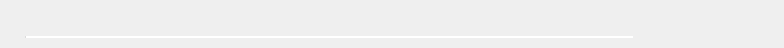
<?xml version="1.0" encoding="UTF-8"?>
<ui version="4.0">
 <class>TransferItem</class>
 <widget class="QWidget" name="TransferItem">
  <property name="geometry">
   <rect>
    <x>0</x>
    <y>0</y>
    <width>784</width>
    <height>48</height>
   </rect>
  </property>
  <property name="minimumSize">
   <size>
    <width>784</width>
    <height>48</height>
   </size>
  </property>
  <property name="maximumSize">
   <size>
    <width>784</width>
    <height>48</height>
   </size>
  </property>
  <property name="windowTitle">
   <string/>
  </property>
  <property name="autoFillBackground">
   <bool>true</bool>
  </property>
  <property name="styleSheet">
   <string notr="true">TransferItem
{
	background-color: transparent;
}
#pbTransfer, #pbTransferCompleted
{
	border: none;
}

#lTransferType , #lFileType, #lActionType, #lCancelTransfer, #lCompleted,
#lTransferTypeCompleted , #lFileTypeCompleted, #lActionTypeCompleted, #lCancelTransferCompleted, #lCompleted
{
	border: none;
}
#lTransferName, #lTransferNameCompleted
{
  font-family: &quot;Lato&quot;;
  font-size: 14px;
  font-weight: 400;
  color: #333333;
}
#lTotal, #lTotalCompleted
{
  font-family: &quot;Lato&quot;;
  font-size: 11px;
  font-weight: 400;
  color: #333333;
}
#lSpeed
{
  font-family: &quot;Lato&quot;;
  font-size: 11px;
  font-weight: 400;
  color: #aaaaaa;
}

#lRemainingTimeCompleted
{
   font: &quot;Lato&quot;;
   font-size: 10px;
   font-weight: normal;
   color: #333333;
}

</string>
  </property>
  <layout class="QHBoxLayout" name="horizontalLayout_2">
   <property name="spacing">
    <number>0</number>
   </property>
   <property name="leftMargin">
    <number>0</number>
   </property>
   <property name="topMargin">
    <number>0</number>
   </property>
   <property name="rightMargin">
    <number>0</number>
   </property>
   <property name="bottomMargin">
    <number>0</number>
   </property>
   <item>
    <widget class="QStackedWidget" name="sTransferState">
     <property name="minimumSize">
      <size>
       <width>784</width>
       <height>48</height>
      </size>
     </property>
     <property name="maximumSize">
      <size>
       <width>784</width>
       <height>48</height>
      </size>
     </property>
     <property name="currentIndex">
      <number>0</number>
     </property>
     <widget class="QWidget" name="stateActive">
      <property name="minimumSize">
       <size>
        <width>784</width>
        <height>0</height>
       </size>
      </property>
      <property name="maximumSize">
       <size>
        <width>784</width>
        <height>16777215</height>
       </size>
      </property>
      <layout class="QHBoxLayout" name="horizontalLayout_3">
       <property name="spacing">
        <number>0</number>
       </property>
       <property name="leftMargin">
        <number>25</number>
       </property>
       <property name="topMargin">
        <number>0</number>
       </property>
       <property name="rightMargin">
        <number>0</number>
       </property>
       <property name="bottomMargin">
        <number>0</number>
       </property>
       <item>
        <widget class="QWidget" name="wContainerLeft" native="true">
         <property name="minimumSize">
          <size>
           <width>608</width>
           <height>48</height>
          </size>
         </property>
         <property name="maximumSize">
          <size>
           <width>608</width>
           <height>48</height>
          </size>
         </property>
         <layout class="QVBoxLayout" name="verticalLayout">
          <property name="spacing">
           <number>0</number>
          </property>
          <property name="leftMargin">
           <number>0</number>
          </property>
          <property name="topMargin">
           <number>0</number>
          </property>
          <property name="rightMargin">
           <number>0</number>
          </property>
          <property name="bottomMargin">
           <number>10</number>
          </property>
          <item>
           <widget class="QWidget" name="widget" native="true">
            <property name="minimumSize">
             <size>
              <width>608</width>
              <height>0</height>
             </size>
            </property>
            <property name="maximumSize">
             <size>
              <width>608</width>
              <height>16777215</height>
             </size>
            </property>
            <property name="styleSheet">
             <string notr="true">padding-left: -2px;
padding-top: 1px;</string>
            </property>
            <layout class="QHBoxLayout" name="horizontalLayout">
             <property name="spacing">
              <number>2</number>
             </property>
             <property name="leftMargin">
              <number>0</number>
             </property>
             <property name="topMargin">
              <number>0</number>
             </property>
             <property name="rightMargin">
              <number>0</number>
             </property>
             <property name="bottomMargin">
              <number>0</number>
             </property>
             <item>
              <widget class="QPushButton" name="lTransferType">
               <property name="styleSheet">
                <string notr="true"/>
               </property>
               <property name="text">
                <string/>
               </property>
               <property name="iconSize">
                <size>
                 <width>12</width>
                 <height>12</height>
                </size>
               </property>
              </widget>
             </item>
             <item>
              <widget class="QPushButton" name="lFileType">
               <property name="text">
                <string/>
               </property>
               <property name="iconSize">
                <size>
                 <width>20</width>
                 <height>22</height>
                </size>
               </property>
              </widget>
             </item>
             <item>
              <widget class="QLabel" name="lTransferName">
               <property name="minimumSize">
                <size>
                 <width>315</width>
                 <height>0</height>
                </size>
               </property>
               <property name="maximumSize">
                <size>
                 <width>16777215</width>
                 <height>16777215</height>
                </size>
               </property>
               <property name="styleSheet">
                <string notr="true">padding-left: 0px;</string>
               </property>
               <property name="text">
                <string notr="true"/>
               </property>
              </widget>
             </item>
             <item>
              <spacer name="horizontalSpacer">
               <property name="orientation">
                <enum>Qt::Horizontal</enum>
               </property>
               <property name="sizeHint" stdset="0">
                <size>
                 <width>10</width>
                 <height>16</height>
                </size>
               </property>
              </spacer>
             </item>
             <item>
              <widget class="QLabel" name="lTotal">
               <property name="minimumSize">
                <size>
                 <width>150</width>
                 <height>0</height>
                </size>
               </property>
               <property name="maximumSize">
                <size>
                 <width>150</width>
                 <height>16777215</height>
                </size>
               </property>
               <property name="styleSheet">
                <string notr="true"/>
               </property>
               <property name="text">
                <string notr="true"/>
               </property>
               <property name="alignment">
                <set>Qt::AlignRight|Qt::AlignTrailing|Qt::AlignVCenter</set>
               </property>
              </widget>
             </item>
             <item>
              <widget class="QLabel" name="lSpeed">
               <property name="minimumSize">
                <size>
                 <width>84</width>
                 <height>0</height>
                </size>
               </property>
               <property name="maximumSize">
                <size>
                 <width>84</width>
                 <height>16777215</height>
                </size>
               </property>
               <property name="styleSheet">
                <string notr="true">padding-right: -2px;</string>
               </property>
               <property name="text">
                <string notr="true"/>
               </property>
               <property name="alignment">
                <set>Qt::AlignRight|Qt::AlignTrailing|Qt::AlignVCenter</set>
               </property>
              </widget>
             </item>
            </layout>
           </widget>
          </item>
          <item>
           <widget class="QProgressBar" name="pbTransfer">
            <property name="minimumSize">
             <size>
              <width>0</width>
              <height>2</height>
             </size>
            </property>
            <property name="maximumSize">
             <size>
              <width>16777215</width>
              <height>2</height>
             </size>
            </property>
            <property name="styleSheet">
             <string notr="true"/>
            </property>
            <property name="maximum">
             <number>1000</number>
            </property>
            <property name="value">
             <number>0</number>
            </property>
            <property name="invertedAppearance">
             <bool>false</bool>
            </property>
            <property name="format">
             <string/>
            </property>
           </widget>
          </item>
         </layout>
        </widget>
       </item>
       <item>
        <widget class="QWidget" name="wContainerRight" native="true">
         <layout class="QHBoxLayout" name="horizontalLayout_7">
          <property name="spacing">
           <number>0</number>
          </property>
          <property name="leftMargin">
           <number>5</number>
          </property>
          <property name="topMargin">
           <number>0</number>
          </property>
          <property name="rightMargin">
           <number>0</number>
          </property>
          <property name="bottomMargin">
           <number>0</number>
          </property>
          <item>
           <widget class="QLabel" name="lActionType">
            <property name="minimumSize">
             <size>
              <width>32</width>
              <height>32</height>
             </size>
            </property>
            <property name="maximumSize">
             <size>
              <width>32</width>
              <height>32</height>
             </size>
            </property>
            <property name="text">
             <string/>
            </property>
            <property name="pixmap">
             <pixmap resource="../Resources_linux.qrc">:/images/cloud_item_ico.png</pixmap>
            </property>
           </widget>
          </item>
          <item>
           <widget class="QLabel" name="lRemainingTime">
            <property name="minimumSize">
             <size>
              <width>70</width>
              <height>0</height>
             </size>
            </property>
            <property name="maximumSize">
             <size>
              <width>70</width>
              <height>16777215</height>
             </size>
            </property>
            <property name="text">
             <string notr="true"/>
            </property>
           </widget>
          </item>
          <item>
           <widget class="QPushButton" name="lCancelTransfer">
            <property name="minimumSize">
             <size>
              <width>12</width>
              <height>12</height>
             </size>
            </property>
            <property name="maximumSize">
             <size>
              <width>12</width>
              <height>12</height>
             </size>
            </property>
            <property name="text">
             <string/>
            </property>
            <property name="icon">
             <iconset resource="../Resources_linux.qrc">
              <normaloff>:/images/clear_item_ico.png</normaloff>:/images/clear_item_ico.png</iconset>
            </property>
            <property name="iconSize">
             <size>
              <width>12</width>
              <height>12</height>
             </size>
            </property>
           </widget>
          </item>
         </layout>
        </widget>
       </item>
      </layout>
     </widget>
     <widget class="QWidget" name="stateCompleted">
      <property name="minimumSize">
       <size>
        <width>784</width>
        <height>0</height>
       </size>
      </property>
      <property name="maximumSize">
       <size>
        <width>784</width>
        <height>16777215</height>
       </size>
      </property>
      <layout class="QHBoxLayout" name="horizontalLayout_5">
       <property name="spacing">
        <number>0</number>
       </property>
       <property name="leftMargin">
        <number>22</number>
       </property>
       <property name="topMargin">
        <number>0</number>
       </property>
       <property name="rightMargin">
        <number>0</number>
       </property>
       <property name="bottomMargin">
        <number>0</number>
       </property>
       <item>
        <widget class="QWidget" name="wContainerLeftCompleted" native="true">
         <property name="minimumSize">
          <size>
           <width>550</width>
           <height>38</height>
          </size>
         </property>
         <property name="maximumSize">
          <size>
           <width>550</width>
           <height>38</height>
          </size>
         </property>
         <layout class="QVBoxLayout" name="verticalLayout_2">
          <property name="spacing">
           <number>0</number>
          </property>
          <property name="leftMargin">
           <number>0</number>
          </property>
          <property name="topMargin">
           <number>0</number>
          </property>
          <property name="rightMargin">
           <number>0</number>
          </property>
          <property name="bottomMargin">
           <number>0</number>
          </property>
          <item>
           <widget class="QWidget" name="widgetCompleted" native="true">
            <property name="minimumSize">
             <size>
              <width>550</width>
              <height>0</height>
             </size>
            </property>
            <property name="maximumSize">
             <size>
              <width>550</width>
              <height>16777215</height>
             </size>
            </property>
            <layout class="QHBoxLayout" name="horizontalLayout_4">
             <property name="spacing">
              <number>1</number>
             </property>
             <property name="leftMargin">
              <number>0</number>
             </property>
             <property name="topMargin">
              <number>0</number>
             </property>
             <property name="rightMargin">
              <number>0</number>
             </property>
             <property name="bottomMargin">
              <number>0</number>
             </property>
             <item>
              <widget class="QPushButton" name="lTransferTypeCompleted">
               <property name="text">
                <string/>
               </property>
               <property name="iconSize">
                <size>
                 <width>12</width>
                 <height>12</height>
                </size>
               </property>
              </widget>
             </item>
             <item>
              <widget class="QPushButton" name="lFileTypeCompleted">
               <property name="text">
                <string/>
               </property>
               <property name="iconSize">
                <size>
                 <width>20</width>
                 <height>22</height>
                </size>
               </property>
              </widget>
             </item>
             <item>
              <widget class="QLabel" name="lTransferNameCompleted">
               <property name="minimumSize">
                <size>
                 <width>330</width>
                 <height>0</height>
                </size>
               </property>
               <property name="maximumSize">
                <size>
                 <width>16777215</width>
                 <height>16777215</height>
                </size>
               </property>
               <property name="styleSheet">
                <string notr="true">padding-bottom: 1px;</string>
               </property>
               <property name="text">
                <string/>
               </property>
              </widget>
             </item>
             <item>
              <spacer name="horizontalSpacer_3">
               <property name="orientation">
                <enum>Qt::Horizontal</enum>
               </property>
               <property name="sizeHint" stdset="0">
                <size>
                 <width>30</width>
                 <height>16</height>
                </size>
               </property>
              </spacer>
             </item>
             <item>
              <widget class="QPushButton" name="lCompleted">
               <property name="minimumSize">
                <size>
                 <width>12</width>
                 <height>12</height>
                </size>
               </property>
               <property name="maximumSize">
                <size>
                 <width>12</width>
                 <height>12</height>
                </size>
               </property>
               <property name="text">
                <string/>
               </property>
               <property name="iconSize">
                <size>
                 <width>12</width>
                 <height>12</height>
                </size>
               </property>
              </widget>
             </item>
             <item>
              <widget class="QLabel" name="lTotalCompleted">
               <property name="minimumSize">
                <size>
                 <width>80</width>
                 <height>0</height>
                </size>
               </property>
               <property name="maximumSize">
                <size>
                 <width>80</width>
                 <height>16777215</height>
                </size>
               </property>
               <property name="styleSheet">
                <string notr="true">padding-left: 8px;</string>
               </property>
               <property name="text">
                <string/>
               </property>
               <property name="alignment">
                <set>Qt::AlignRight|Qt::AlignTrailing|Qt::AlignVCenter</set>
               </property>
              </widget>
             </item>
            </layout>
           </widget>
          </item>
         </layout>
        </widget>
       </item>
       <item>
        <widget class="QWidget" name="wContainerRightCompleted" native="true">
         <layout class="QHBoxLayout" name="horizontalLayout_6">
          <property name="spacing">
           <number>9</number>
          </property>
          <property name="leftMargin">
           <number>13</number>
          </property>
          <property name="topMargin">
           <number>0</number>
          </property>
          <property name="rightMargin">
           <number>0</number>
          </property>
          <property name="bottomMargin">
           <number>0</number>
          </property>
          <item>
           <widget class="QLabel" name="lActionTypeCompleted">
            <property name="minimumSize">
             <size>
              <width>32</width>
              <height>32</height>
             </size>
            </property>
            <property name="maximumSize">
             <size>
              <width>32</width>
              <height>32</height>
             </size>
            </property>
            <property name="text">
             <string/>
            </property>
           </widget>
          </item>
          <item>
           <widget class="QLabel" name="lRemainingTimeCompleted">
            <property name="minimumSize">
             <size>
              <width>90</width>
              <height>0</height>
             </size>
            </property>
            <property name="maximumSize">
             <size>
              <width>90</width>
              <height>16777215</height>
             </size>
            </property>
            <property name="text">
             <string/>
            </property>
            <property name="alignment">
             <set>Qt::AlignRight|Qt::AlignTrailing|Qt::AlignVCenter</set>
            </property>
           </widget>
          </item>
          <item>
           <widget class="QPushButton" name="lCancelTransferCompleted">
            <property name="minimumSize">
             <size>
              <width>12</width>
              <height>12</height>
             </size>
            </property>
            <property name="maximumSize">
             <size>
              <width>12</width>
              <height>12</height>
             </size>
            </property>
            <property name="text">
             <string/>
            </property>
            <property name="icon">
             <iconset resource="../Resources_linux.qrc">
              <normaloff>:/images/clear_item_ico.png</normaloff>:/images/clear_item_ico.png</iconset>
            </property>
            <property name="iconSize">
             <size>
              <width>12</width>
              <height>12</height>
             </size>
            </property>
           </widget>
          </item>
         </layout>
        </widget>
       </item>
      </layout>
     </widget>
    </widget>
   </item>
  </layout>
 </widget>
 <resources>
  <include location="../Resources_linux.qrc"/>
 </resources>
 <connections/>
</ui>
